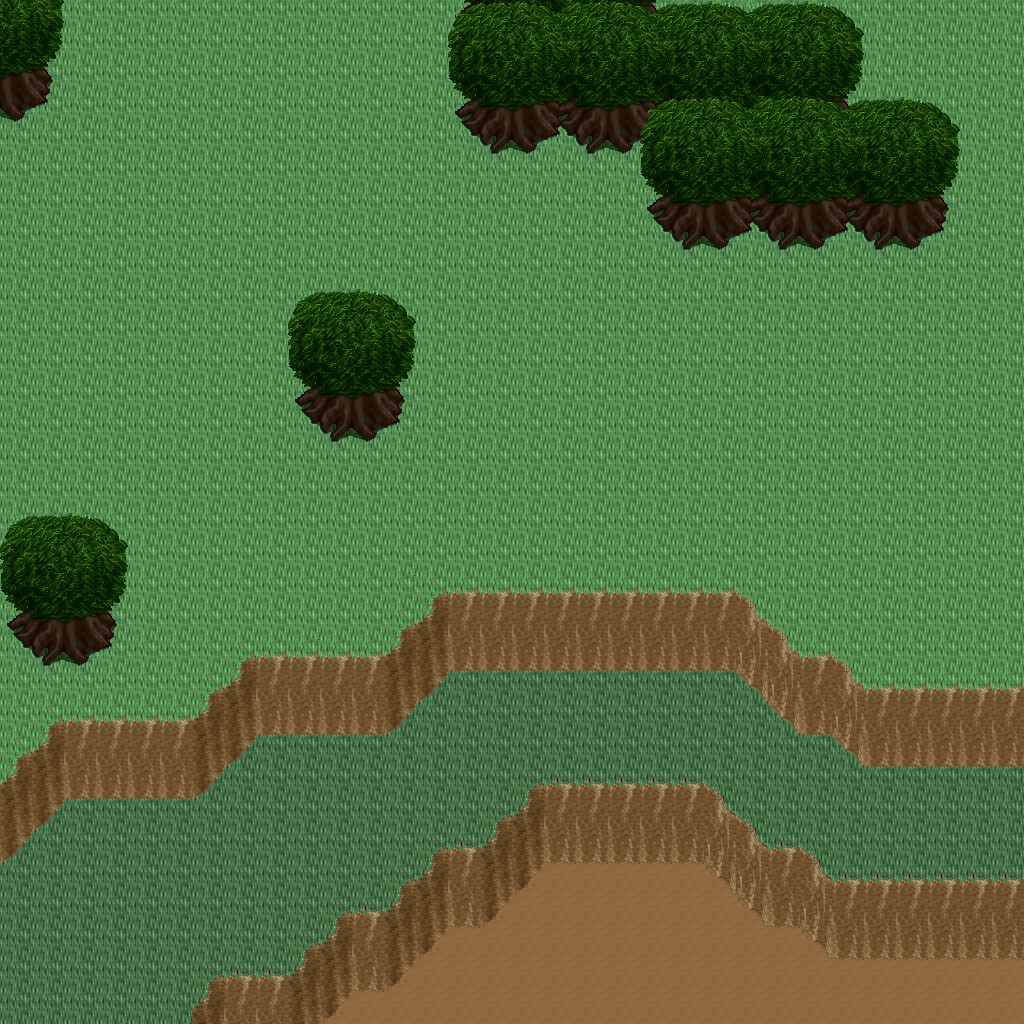

Below is a game level as drawn by its tile map, then a one-line description and the .tmx that defines it (tile-layer data replaced by summaries):
An orthogonal 32x32 tile map with 32x32 px tiles, 5 tile layers (Ground, Objects, Objects2, Above, ...), 1 hidden layer not drawn, 10 tilesets.

<map version="1.10" tiledversion="1.11.0" orientation="orthogonal" renderorder="right-down" width="32" height="32" tilewidth="32" tileheight="32" infinite="0" nextlayerid="11" nextobjectid="1">
 <tileset firstgid="1" name="logic_collision" tilewidth="32" tileheight="32" tilecount="1" columns="1">
  <image source="../drawable/logic_collision.png" width="32" height="32" />
 </tileset>
 <tileset firstgid="2" name="ground_ground" tilewidth="32" tileheight="32" tilecount="33" columns="3">
  <image source="../drawable/ground_ground.png" width="96" height="352" />
 </tileset>
 <tileset firstgid="35" name="ground_earth_edges" tilewidth="32" tileheight="32" tilecount="18" columns="6">
  <image source="../drawable/ground_earth_edges.png" width="192" height="96" />
 </tileset>
 <tileset firstgid="53" name="ground_grass_corners" tilewidth="32" tileheight="32" tilecount="24" columns="6">
  <image source="../drawable/ground_grass_corners.png" width="192" height="128" />
 </tileset>
 <tileset firstgid="77" name="ground_grass_edges" tilewidth="32" tileheight="32" tilecount="36" columns="12">
  <image source="../drawable/ground_grass_edges.png" width="384" height="96" />
 </tileset>
 <tileset firstgid="113" name="ground_water_pool" tilewidth="32" tileheight="32" tilecount="72" columns="3">
  <image source="../drawable/ground_water_pool.png" width="96" height="768" />
 </tileset>
 <tileset firstgid="185" name="ground_ridge_earth_pale" tilewidth="32" tileheight="32" tilecount="96" columns="12">
  <image source="../drawable/ground_ridge_earth_pale.png" width="384" height="256" />
 </tileset>
 <tileset firstgid="281" name="ground_ridge_earth_dark" tilewidth="32" tileheight="32" tilecount="96" columns="12">
  <image source="../drawable/ground_ridge_earth_dark.png" width="384" height="256" />
 </tileset>
 <tileset firstgid="377" name="plant_stump_stump_vertical" tilewidth="32" tileheight="32" tilecount="1" columns="1">
  <image source="../drawable/plant_stump_stump_vertical.png" width="32" height="32" />
 </tileset>
 <tileset firstgid="378" name="plant_tree_tree_darkgreen" tilewidth="32" tileheight="32" tilecount="88" columns="8">
  <image source="../drawable/plant_tree_tree_darkgreen.png" width="256" height="352" />
 </tileset>
 <layer id="1" name="Ground" width="32" height="32">
  <data>[1024 cells, 1024 non-empty, 3 distinct tile ids]</data>
 </layer>
 <layer id="2" name="Objects" width="32" height="32">
  <data>[1024 cells, 272 non-empty, 26 distinct tile ids]</data>
 </layer>
 <layer id="3" name="Objects2" width="32" height="32">
  <data>[1024 cells, 0 non-empty, 0 distinct tile ids]</data>
 </layer>
 <layer id="4" name="Above" width="32" height="32">
  <data>[1024 cells, 97 non-empty, 22 distinct tile ids]</data>
 </layer>
 <layer id="5" name="Above2" width="32" height="32">
  <data>[1024 cells, 0 non-empty, 0 distinct tile ids]</data>
 </layer>
 <layer id="6" name="Walkable" width="32" height="32" visible="0">
  <data>[1024 cells, 204 non-empty, 1 distinct tile ids]</data>
 </layer>
 <objectgroup id="7" name="Mapevents" />
 <objectgroup id="8" name="Spawn" />
 <objectgroup id="9" name="Keys" />
 <objectgroup id="10" name="Replace" />
</map>
